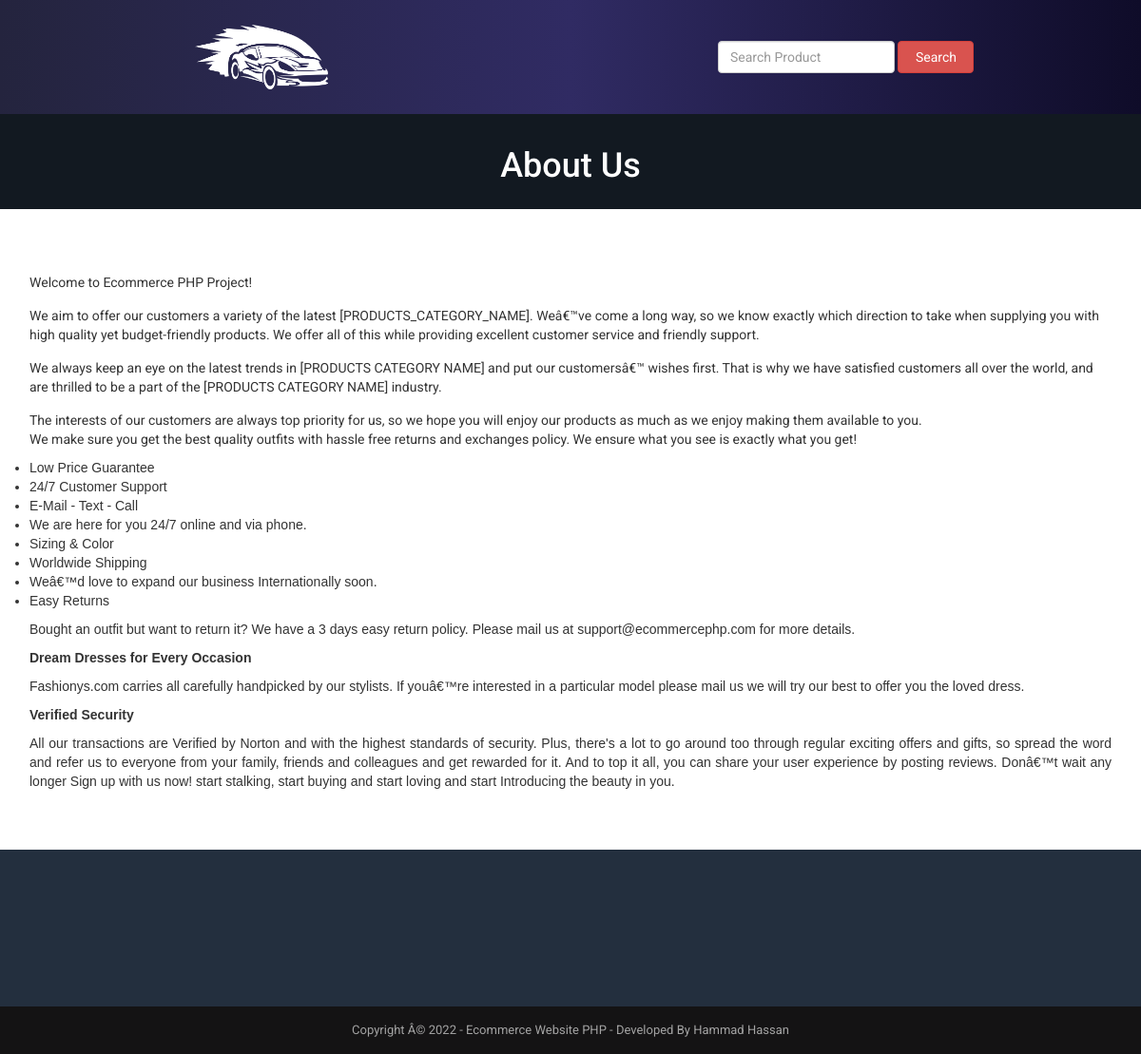
Page /about.php (signed in) on the earlier database version.
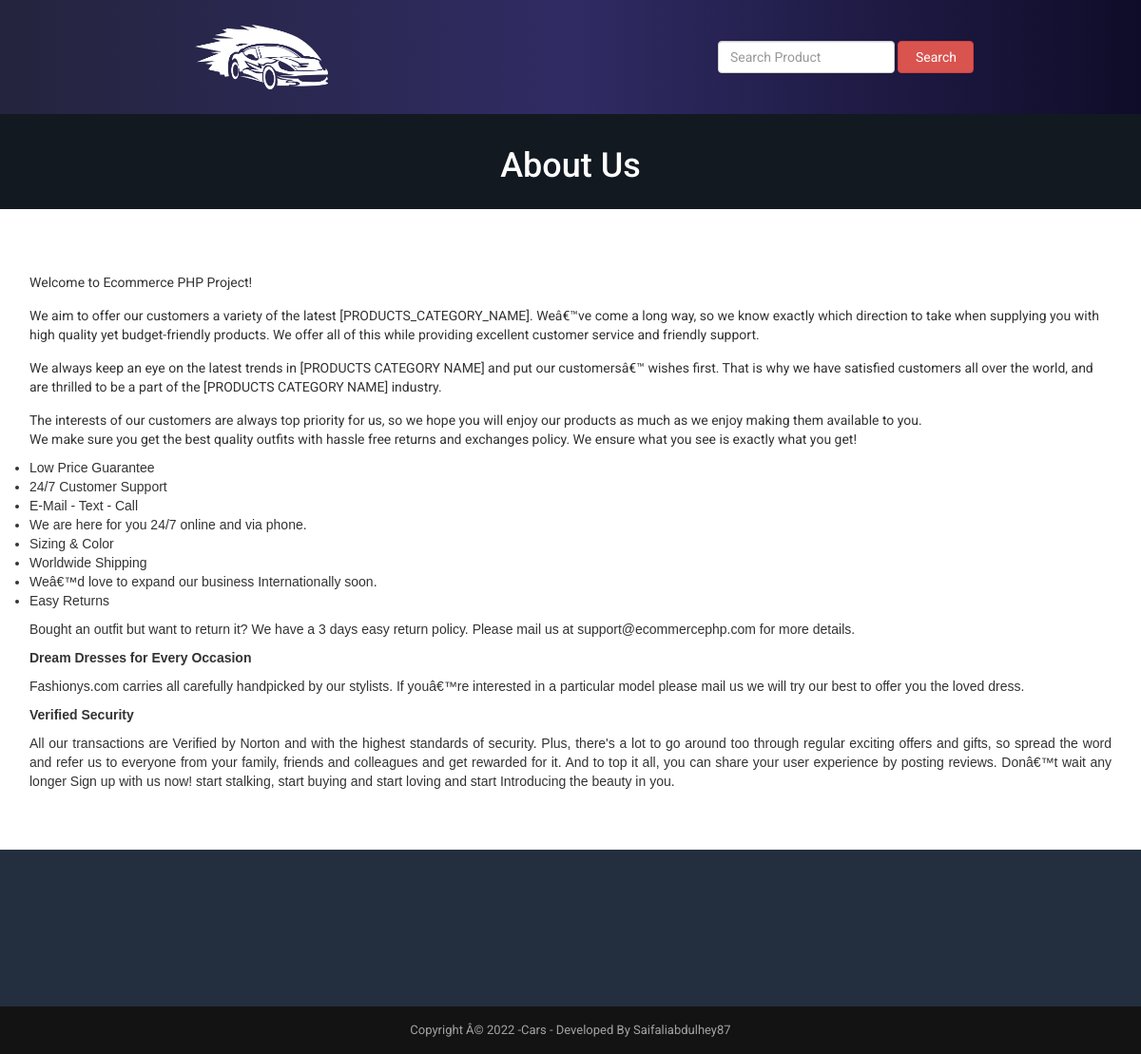
Same page on the later database version.
### tables this page shows
CREATE TABLE `tbl_settings` (
  `id` int(11) NOT NULL,
  `logo` tinytext NOT NULL,
  `favicon` tinytext NOT NULL,
  `footer_about` text NOT NULL,
  `footer_copyright` text NOT NULL,
  `contact_address` text NOT NULL,
  `contact_email` tinytext NOT NULL,
  `contact_phone` tinytext NOT NULL,
  `contact_fax` tinytext NOT NULL,
  `contact_map_iframe` text NOT NULL,
  `receive_email` tinytext NOT NULL,
  `receive_email_subject` tinytext NOT NULL,
  `receive_email_thank_you_message` text NOT NULL,
  `forget_password_message` text NOT NULL,
  `total_recent_post_footer` int(10) NOT NULL,
  `total_popular_post_footer` int(10) NOT NULL,
  `total_recent_post_sidebar` int(11) NOT NULL,
  `total_popular_post_sidebar` int(11) NOT NULL,
  `total_featured_product_home` int(11) NOT NULL,
  `total_latest_product_home` int(11) NOT NULL,
  `total_popular_product_home` int(11) NOT NULL,
  `meta_title_home` text NOT NULL,
  `meta_keyword_home` text NOT NULL,
  `meta_description_home` text NOT NULL,
  `banner_login` tinytext NOT NULL,
  `banner_registration` tinytext NOT NULL,
  `banner_forget_password` tinytext NOT NULL,
  `banner_reset_password` tinytext NOT NULL,
  `banner_search` tinytext NOT NULL,
  `banner_cart` tinytext NOT NULL,
  `banner_checkout` tinytext NOT NULL,
  `banner_product_category` tinytext NOT NULL,
  `banner_blog` tinytext NOT NULL,
  `cta_title` tinytext NOT NULL,
  `cta_content` text NOT NULL,
  `cta_read_more_text` tinytext NOT NULL,
  `cta_read_more_url` tinytext NOT NULL,
  `cta_photo` tinytext NOT NULL,
  `featured_product_title` tinytext NOT NULL,
  `featured_product_subtitle` tinytext NOT NULL,
  `latest_product_title` tinytext NOT NULL,
  `latest_product_subtitle` tinytext NOT NULL,
  `popular_product_title` tinytext NOT NULL,
  `popular_product_subtitle` tinytext NOT NULL,
  `testimonial_title` tinytext NOT NULL,
  `testimonial_subtitle` tinytext NOT NULL,
  `testimonial_photo` tinytext NOT NULL,
  `blog_title` tinytext NOT NULL,
  `blog_subtitle` tinytext NOT NULL,
  `newsletter_text` text NOT NULL,
  `paypal_email` tinytext NOT NULL,
  `stripe_public_key` tinytext NOT NULL,
  `stripe_secret_key` tinytext NOT NULL,
  `bank_detail` text NOT NULL,
  `before_head` text NOT NULL,
  `after_body` text NOT NULL,
  `before_body` text NOT NULL,
  `home_service_on_off` int(11) NOT NULL,
  `home_welcome_on_off` int(11) NOT NULL,
  `home_featured_product_on_off` int(11) NOT NULL,
  `home_latest_product_on_off` int(11) NOT NULL,
  `home_popular_product_on_off` int(11) NOT NULL,
  `home_testimonial_on_off` int(11) NOT NULL,
  `home_blog_on_off` int(11) NOT NULL,
  `newsletter_on_off` int(11) NOT NULL,
  `ads_above_welcome_on_off` int(1) NOT NULL,
  `ads_above_featured_product_on_off` int(1) NOT NULL,
  `ads_above_latest_product_on_off` int(1) NOT NULL,
  `ads_above_popular_product_on_off` int(1) NOT NULL,
  `ads_above_testimonial_on_off` int(1) NOT NULL,
  `ads_category_sidebar_on_off` int(1) NOT NULL
);

### about.php (the view)
<?php require_once('header.php'); ?>
<?php
$statement = $pdo->prepare("SELECT * FROM tbl_page WHERE id=1");
$statement->execute();
$result = $statement->fetchAll(PDO::FETCH_ASSOC);
foreach ($result as $row) {
   $about_title = $row['about_title'];
    $about_content = $row['about_content'];
    $about_banner = $row['about_banner'];
}
?>
<div class="page-banner" style="background-image: url(assets/uploads/<?php echo $about_banner; ?>);">
    <div class="inner">
        <h1><?php echo $about_title; ?></h1>
    </div>
</div>
<div class="page">
    <div class="container">
        <div class="row">
            <div class="col-md-12">
                <p>
                    <?php echo $about_content; ?>
                </p>
            </div>
        </div>
    </div>
</div>
<?php require_once('footer.php'); ?>

### footer.php (shortened to what this page needs)
<?php
$statement = $pdo->prepare("SELECT * FROM tbl_settings WHERE id=1");
$statement->execute();
$result = $statement->fetchAll(PDO::FETCH_ASSOC);
foreach ($result as $row) {
	$footer_copyright = $row['footer_copyright'];
	$newsletter_on_off = $row['newsletter_on_off'];
}
?>
<?php if ($newsletter_on_off == 1) : ?>
	<section class="home-newsletter">
		<div class="container">
			<div class="row">
				<div class="col-md-6 col-md-offset-3">
				</div>
			</div>
	</section>
<?php endif; ?>
<div class="footer-bottom">
	<div class="container">
		<div class="row">
			<div class="col-md-12 copyright">
				<?php echo $footer_copyright; ?>
			</div>
		</div>
	</div>
</div>
</body>
</html>

Differences in the rows shown:
changed tbl_settings: footer_copyright "Copyright Â© 2022 - Ecommerce Website PHP - Developed By Hammad Hassan" → "Copyright Â© 2022 -Cars - Developed By Saifaliabdulhey87"
